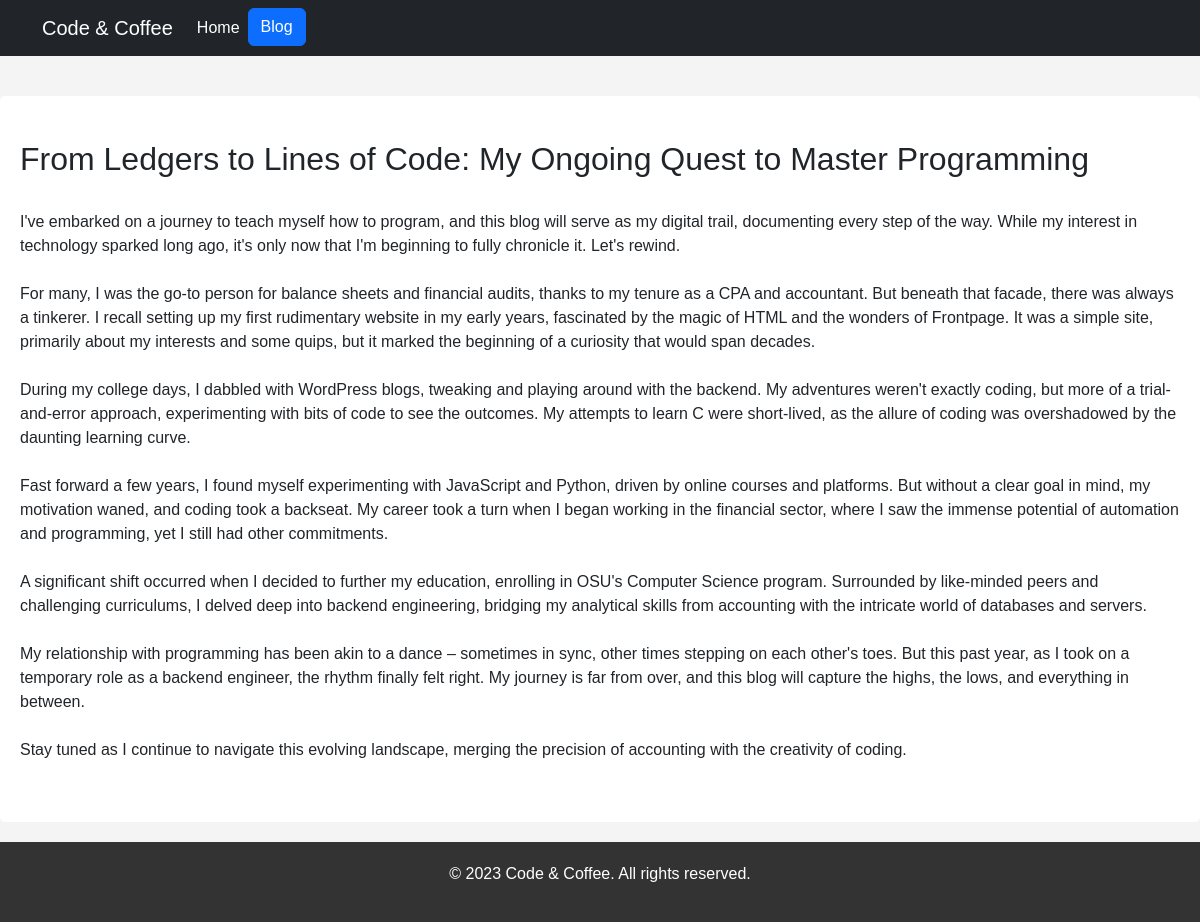
Page /blog/1/ on the committed database.
### blog/models.py (models this page shows)
class Blog(models.Model):
    title = models.CharField(max_length=100)
    description = models.TextField()
    date = models.DateField()
    image = models.ImageField(default="", upload_to='blog/images/')

### blog/views.py (the view)
# urls.py: path('<int:blog_id>/', views.detail, name="detail"),
def detail(request, blog_id):
    blog = get_object_or_404(Blog, pk=blog_id)
    return render(request, "detail.html", {'id': blog_id, 'blog': blog})

### blog/templates/detail.html (shortened to what this page needs)
<!DOCTYPE html>
<html lang="en">
<head>
    <link href="https://cdn.jsdelivr.net/npm/bootstrap@5.2.0/dist/css/bootstrap.min.css" rel="stylesheet">
</head>
<body>
<nav class="navbar navbar-expand-lg navbar-dark bg-dark">
  <div class="container">
      <a class="navbar-brand" href="#">Code & Coffee</a>
      <div class="collapse navbar-collapse" id="navbarNav">
          <ul class="navbar-nav ml-auto">
              <li class="nav-item">
                  <a class="nav-link active" href="{% url 'home' %}">Home</a>
              </li>
              <li>
                <a role="button" href="{% url 'blog:all_blogs' %}" class="btn btn-primary">Blog</a>
              </li>
          </ul>
      </div>
  </div>
</nav>
<div class="blog-post">
<h2>{{ blog.title }}</h2>
<p>{{ blog.description }}</p>
</div>
<footer class="footer">
  <div class="container text-center">
      <p>&copy; 2023 Code & Coffee. All rights reserved.</p>
  </div>
</footer>
</body>
</html>

### blog/templates/detail.html (style rules this page uses)
body { font-family: 'Arial', sans-serif; background-color: #f4f4f4; }
.navbar { margin-bottom: 40px; }
.footer { background-color: #333; color: #fff; padding: 20px 0; }
.blog-post { background-color: #ffffff; padding: 20px; margin-bottom: 20px; border-radius: 5px; word-wrap: break-word; white-space: pre-wrap; white-space: -moz-pre-wrap; white-space: -pre-wrap; white-space: -o-pre-wrap; overflow-wrap: break-word; }

### rows in the picture
Blog: title "From Ledgers to Lines of Code: My Ongoing Quest to Master Programming", description "I've embarked on a journey to teach myself how to program, and this blog will serve as my digital trail, documenting every step of the way. While my interest in technology sparked long ago, it's only now that I'm beginning to fully chronicle it. Let's rewind. For many, I was the go-to person for balance sheets and financial audits, thanks to my tenure as a CPA and accountant. But beneath that facade, there was always a tinkerer. I recall setting up my first rudimentary website in my early years, fascinated by the magic of HTML and the wonders of Frontpage. It was a simple site, primarily about my interests and some quips, but it marked the beginning of a curiosity that would span decades.…"
